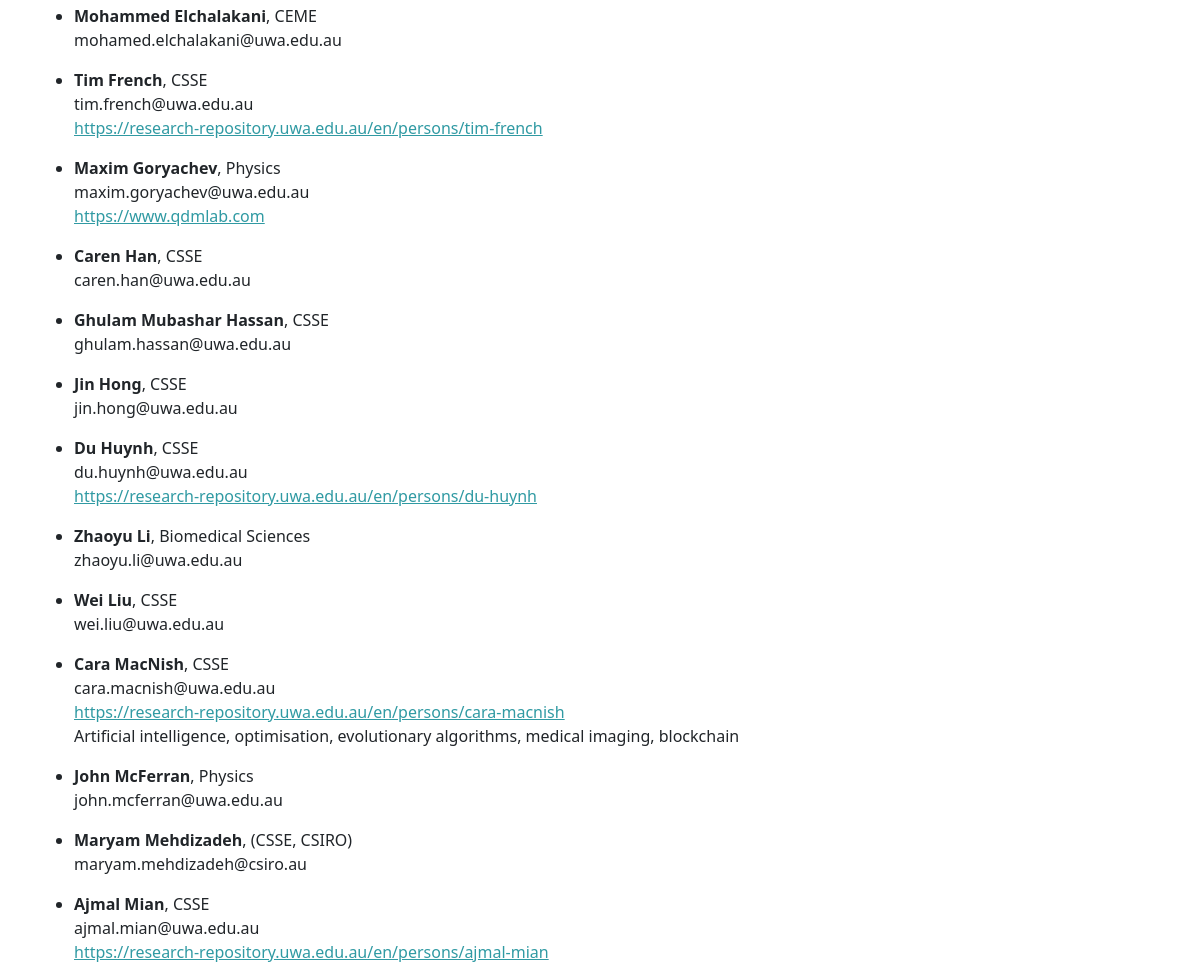
Before: /supervisors/ (middle part) with the older database file.
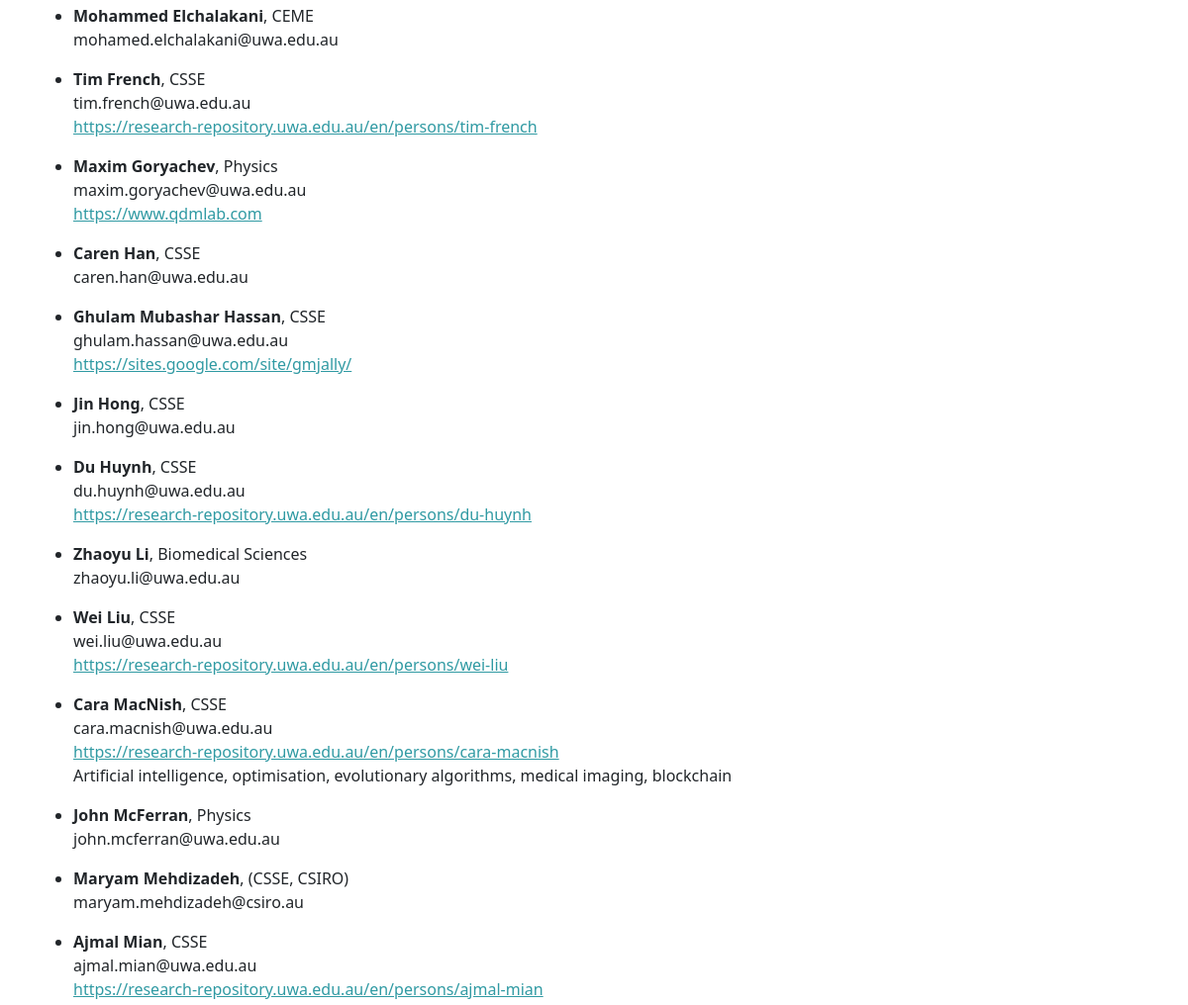
After: the same page with the newer database file.
### projects/models.py (models this page shows)
class Supervisor(models.Model):
    firstname = models.CharField("First name", max_length=30)
    lastname = models.CharField("Last name", max_length=30)
    department = models.CharField("Department or School", max_length=50)
    email = models.EmailField("Email")
    web = models.URLField("Web link", blank=True)
    interests = models.TextField("Research interests", blank=True)
    class Meta:
        ordering = ['lastname', 'firstname']
    def __str__(self):
        return self.firstname +  " " + self.lastname

### projects/views.py (the view)
# urls.py: path("supervisors/", views.all_supervisors, name = "supervisor-list"),
def all_supervisors(request):
    supervisor_list = Supervisor.objects.all().order_by('lastname')
    return render(request, "projects/supervisor_list.html",
        {'supervisor_list': supervisor_list})

### projects/templates/projects/supervisor_list.html (shortened to what this page needs)
{% extends 'projects/base.html' %}
{% block content %}
    <p>
    <p>
    <ul>
{% for supervisor in supervisor_list %}
    <p>
        <li><strong>{{ supervisor }}</strong>, {{ supervisor.department }}</br>
    {{ supervisor.email }}</br>
    {% if supervisor.web %}
        <a href={{ supervisor.web }}>{{ supervisor.web }}</a></br>
    {% endif %}
    {% if supervisor.interests %}
        {{ supervisor.interests }}
    {% endif %}
        </p>
{% endfor %}
    </ul>
{% endblock %}

Changed rows visible on the page:
changed Supervisor "Ghulam Mubashar Hassan": web (not shown) → "https://sites.google.com/site/gmjally/"
changed Supervisor "Wei Liu": web (not shown) → "https://research-repository.uwa.edu.au/en/persons/wei-liu"
